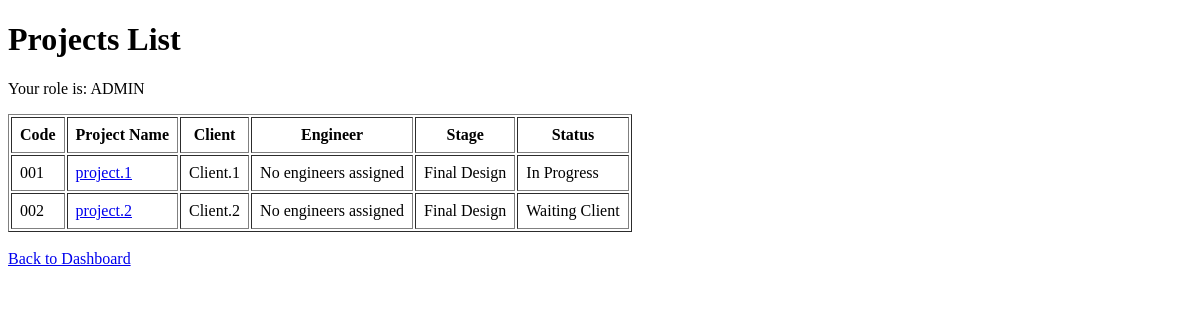
The page /projects/ (signed in) on the database as committed earlier.
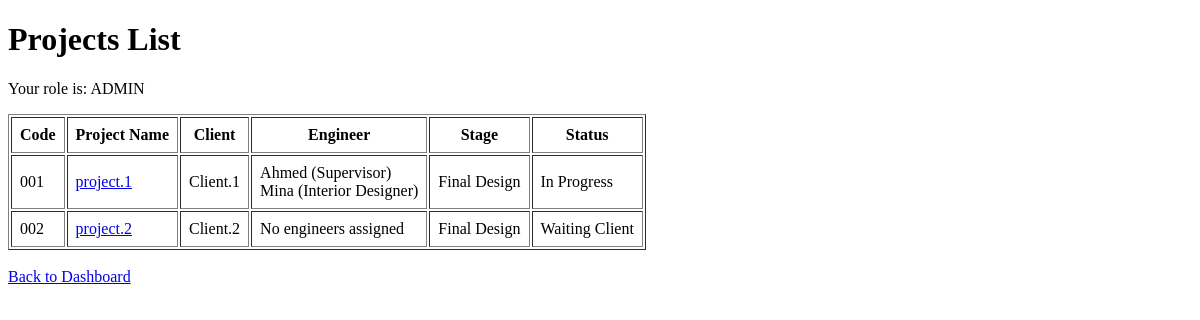
The same page on the database as committed later.
### accounts/models.py (models this page shows)
class User(AbstractUser):
    class Role(models.TextChoices):
        ADMIN = 'ADMIN', 'Admin'
        ENGINEER = 'ENGINEER', 'Engineer'
        CLIENT = 'CLIENT', 'Client'
    role = models.CharField(
        max_length=20,
        choices=Role.choices,
        default=Role.CLIENT
    )

### projects/models.py (models this page shows, shortened)
class Project(models.Model):
    class Status(models.TextChoices):
        NEW = 'NEW', 'New'
        IN_PROGRESS = 'IN_PROGRESS', 'In Progress'
        WAITING_CLIENT = 'WAITING_CLIENT', 'Waiting Client'
        COMPLETED = 'COMPLETED', 'Completed'
        CANCELLED = 'CANCELLED', 'Cancelled'
    class Stage(models.TextChoices):
        PROJECT_REGISTERED = 'PROJECT_REGISTERED', 'Project Registered'
        REQUIREMENTS_COLLECTED = 'REQUIREMENTS_COLLECTED', 'Requirements Collected'
        SITE_VISIT = 'SITE_VISIT', 'Site Visit'
        CONCEPT_DESIGN = 'CONCEPT_DESIGN', 'Concept Design'
        CLIENT_REVIEW = 'CLIENT_REVIEW', 'Client Review'
        REVISIONS = 'REVISIONS', 'Revisions'
        FINAL_DESIGN = 'FINAL_DESIGN', 'Final Design'
        DRAWINGS_PREPARATION = 'DRAWINGS_PREPARATION', 'Drawings Preparation'
        MUNICIPALITY_SUBMISSION = 'MUNICIPALITY_SUBMISSION', 'Municipality Submission'
        APPROVAL_STAGE = 'APPROVAL_STAGE', 'Approval Stage'
        SUPERVISION_EXECUTION = 'SUPERVISION_EXECUTION', 'Supervision / Execution'
        COMPLETED = 'COMPLETED', 'Completed'
    project_name = models.CharField(max_length=200)
    project_code = models.CharField(max_length=50, unique=True)
    client = models.ForeignKey(Client, on_delete=models.CASCADE, related_name='projects')
    assigned_engineers = models.ManyToManyField(
    Engineer,
    blank=True,
    related_name='projects'
     )
    project_type = models.CharField(max_length=100, blank=True, null=True)
    location = models.CharField(max_length=200, blank=True, null=True)
    start_date = models.DateField(blank=True, null=True)
    expected_end_date = models.DateField(blank=True, null=True)
    current_stage = models.CharField(
        max_length=50,
        choices=Stage.choices,
        default=Stage.PROJECT_REGISTERED
    )
    status = models.CharField(
        max_length=30,
        choices=Status.choices,
        default=Status.NEW
    )
    description = models.TextField(blank=True, null=True)
    created_at = models.DateTimeField(auto_now_add=True)

### clients/models.py (models this page shows)
class Client(models.Model):
    user = models.OneToOneField(
        settings.AUTH_USER_MODEL,
        on_delete=models.CASCADE,
        related_name='client_profile',
        blank=True,
        null=True
    )
    client_name = models.CharField(max_length=150)
    company_name = models.CharField(max_length=150, blank=True, null=True)
    phone = models.CharField(max_length=30)
    email = models.EmailField(blank=True, null=True)
    address = models.TextField(blank=True, null=True)
    is_active = models.BooleanField(default=True)
    created_at = models.DateTimeField(auto_now_add=True)
    def __str__(self):
        return self.client_name

### engineers/models.py (models this page shows, shortened)
class Engineer(models.Model):
    class Department(models.TextChoices):
        INTERIOR_DESIGNER = 'INTERIOR_DESIGNER', 'Interior Designer'
        MECHANICAL_ENGINEER = 'MECHANICAL_ENGINEER', 'Mechanical Engineer'
        ELECTRICAL_ENGINEER = 'ELECTRICAL_ENGINEER', 'Electrical Engineer'
        SUPERVISOR = 'SUPERVISOR', 'Supervisor'
        ARCHITECT = 'ARCHITECT', 'Architect'
    user = models.OneToOneField(
        settings.AUTH_USER_MODEL,
        on_delete=models.CASCADE,
        related_name='engineer_profile'
    )
    engineer_name = models.CharField(max_length=150)
    department = models.CharField(
        max_length=50,
        choices=Department.choices,
        blank=True,
        null=True
    )
    phone = models.CharField(max_length=30, blank=True, null=True)
    email = models.EmailField(blank=True, null=True)
    specialization = models.CharField(max_length=150, blank=True, null=True)
    is_active = models.BooleanField(default=True)
    created_at = models.DateTimeField(auto_now_add=True)

### projects/views.py (the view)
# urls.py: path('', project_list_view, name='project_list'),
@login_required
def project_list_view(request):
    if request.user.role == 'ADMIN':
        projects = Project.objects.all()
    elif request.user.role == 'ENGINEER':
        projects = Project.objects.filter(
            assigned_engineers__user=request.user
        )
    elif request.user.role == 'CLIENT':
        projects = Project.objects.filter(
            client__user=request.user
        )
    else:
        projects = Project.objects.none()
    return render(request, 'projects/project_list.html', {
        'projects': projects
    })

### templates/projects/project_list.html (shortened to what this page needs)
<!DOCTYPE html>
<html>
<head>
</head>
<body>
    <h1>Projects List</h1>
    <p>Your role is: {{ request.user.role }}</p>
    {% if projects %}
        <table border="1" cellpadding="8">
            <tr>
                <th>Code</th>
                <th>Project Name</th>
                <th>Client</th>
                <th>Engineer</th>
                <th>Stage</th>
                <th>Status</th>
            </tr>
            {% for project in projects %}
                <tr>
                    <td>{{ project.project_code }}</td>
                    <td>
    <a href="{% url 'projects:project_detail' project.pk %}">
        {{ project.project_name }}
    </a>
</td>
                    <td>{{ project.client }}</td>
                    <td>
    {% for engineer in project.assigned_engineers.all %}
        {{ engineer.engineer_name }}
        {% if engineer.department %}
            ({{ engineer.get_department_display }})
        {% endif %}
        <br>
    {% empty %}
        No engineers assigned
    {% endfor %}
</td>
                    <td>{{ project.get_current_stage_display }}</td>
                    <td>{{ project.get_status_display }}</td>
                </tr>
            {% endfor %}
        </table>
    {% else %}
        <p>No projects found.</p>
    {% endif %}
    <br>
    <a href="{% url 'accounts:dashboard' %}">Back to Dashboard</a>
</body>
</html>

Rows that differ between the two databases and show on the page:
changed Project "project.1": gains Engineer (engineer_name "Ahmed", department "Supervisor"); gains Engineer (engineer_name "Mina", department "Interior Designer"); no longer shows "No engineers assigned"
